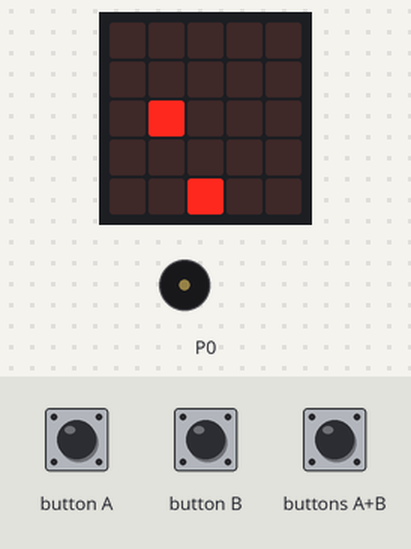
A program run on a simulated BBC micro:bit (MakeCode). On the bench: the board's 5×5 LED display, buzzer (waves = sounding). The inputs (shaded band) are chosen by the test bench. Random numbers come from a fixed seed; the short countdown, score and lost-life animations are approximate; the run ends where the board's game-over animation would start. At 9.6 s the program stops and its outputs stay as they are.

Above: at 1.8 s.
1.9 s: button A pressed for 0.15 s
At 1.9 s:
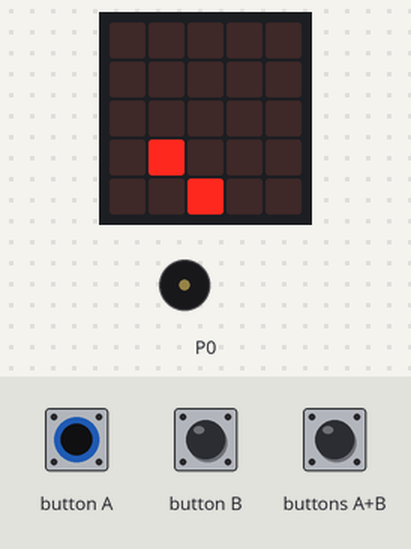
At 3.4 s:
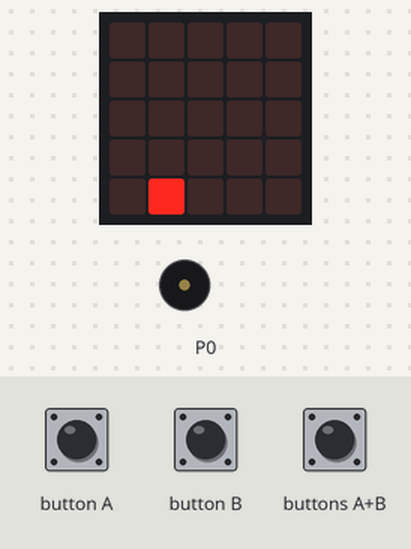
5.0 s: button B pressed for 0.15 s
At 10.6 s:
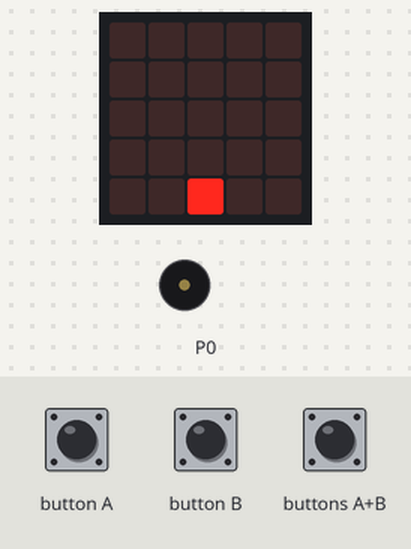
Timing chart, 0 to 11.1 s (numbered marks = the images above; inputs shaded):
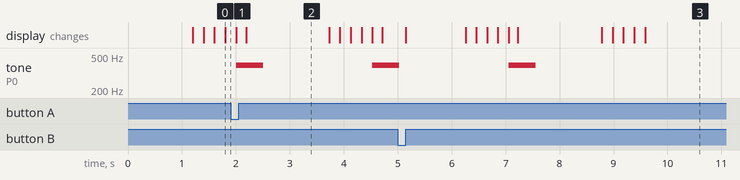

The program:

main.ts
```typescript
input.onButtonPressed(Button.A, function () {
    jokalaria.move(-1)
})
input.onButtonPressed(Button.AB, function () {
    if (game.isGameOver()) {

    }
})
input.onButtonPressed(Button.B, function () {
    jokalaria.move(1)
})
let meteorito: game.LedSprite = null
let jokalaria: game.LedSprite = null
jokalaria = game.createSprite(2, 4)
basic.forever(function () {
    basic.pause(1200)
    meteorito = game.createSprite(randint(0, 4), 0)
    meteorito.turn(Direction.Right, 90)
    for (let index = 0; index < 4; index++) {
        basic.pause(200)
        meteorito.move(1)
    }
    if (meteorito.isTouching(jokalaria)) {
        music.startMelody(music.builtInMelody(Melodies.Dadadadum), MelodyOptions.Once)
        game.gameOver()
    } else {
        meteorito.delete()
        game.addScore(1)
        music.playTone(392, music.beat(BeatFraction.Whole))
    }
})
```

test.ts
```typescript
// aquí va el archivo "tests"; esto no se compilará cuando este paquete se utilice como una extensión.
```

Measured:
- what the display in image 2 shows lasts 1.5 s, from 2.2 s to 3.7 s
